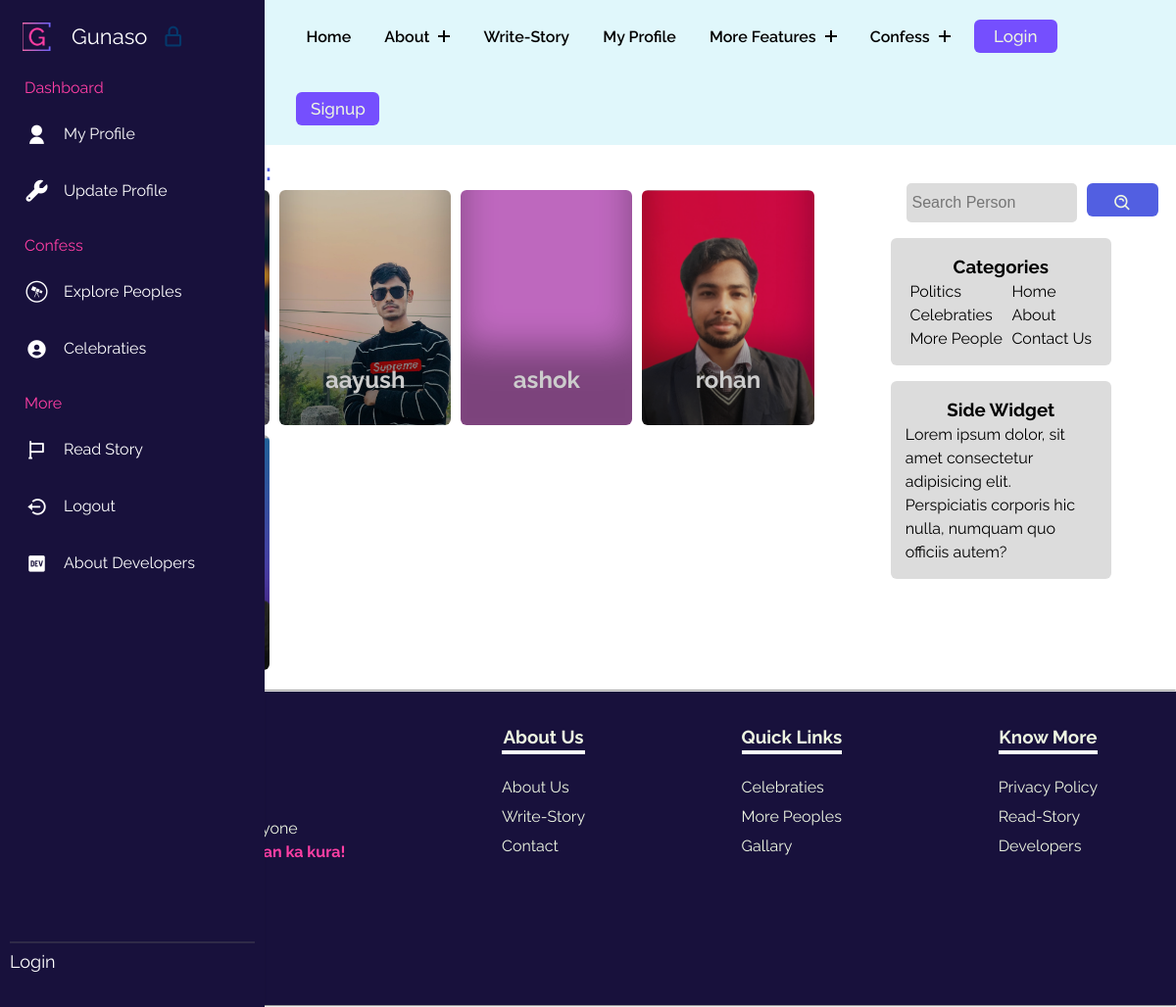
The page /searchperson/ on the database its author committed.
### gunasoApp/models.py (models this page shows, shortened)
class Profile(models.Model):
    user = models.OneToOneField(User, on_delete=models.CASCADE, related_name="Profile")
    image = models.ImageField(upload_to="gunasoApp/images/loggeduserImages", blank=True, default="upload-image")

### gunasoApp/views.py (the view)
# urls.py: path('searchperson/', views.searchperson, name="searchperson"),
def searchperson(request):
    query = request.GET.get('query', '')
    if len(query) > 100:
        allPerson = Profile.objects.none()
    else:
        try:
            user_id = int(query)
            person = Profile.objects.filter(user_id=user_id)
        except ValueError:
            person = Profile.objects.none()
        allPersonContent = Profile.objects.filter(user__username__icontains=query)
        allPerson = person.union(allPersonContent)
    params = {'allPerson': allPerson, 'query': query}
    return render(request, 'searchperson.html', params)

### templates/searchperson.html (shortened to what this page needs)
{% extends 'base.html' %}
{% load static %}
    {% block base_style%}
    {{ block.super }}
    <link rel="stylesheet" href="{% static 'styles/persons.css' %}">
    {% endblock base_style%}
    {% block content %}
    <div class="famoustopicsmain">
        <div class="containflex">
            <div class="leftside">
                <h2>Search <span class="blue">Results:</span></h2>
                <div class="gridcontain">
                    {% for person in allPerson %}
                    <a href="../user/{{person.user}}">
                        <div class="card" style="background-image: url(../media/{{person.image}});">
                            <h2>{{person.user}}</h2>
                        </div>
                    </a>
                    {% endfor %}
                </div>
            </div>
            <div class="rightside">
                <div class="searchdiv">
                    <form method="get" action="{% url 'searchperson' %}">
                        <input class="searchinp" type="search" placeholder="Search Person"
                            aria-label="Search" name="query" id="query">
                        <button class="copybtn" type="submit" style="margin: 0;">
                            <i class='bx bx-search-alt'></i>
                        </button>
                    </form>
                </div>
                <div class="catandside">
                    <div class="categoriesdiv">
                        <h3>Categories</h3>
                        <div class="uls">
                            <ul class="lineone">
                                <li><a href="#">Politics</a></li>
                                <li><a href="#">Celebraties</a></li>
                                <li><a href="#">More People</a></li>
                            </ul>
                            <ul class="lineone">
                                <li><a href="/">Home</a></li>
                                <li><a href="/about">About</a></li>
                                <li><a href="/">Contact Us</a></li>
                            </ul>
                        </div>
                    </div>
                    <div class="categoriesdiv">
                        <h3>Side Widget</h3>
                        <p>Lorem ipsum dolor, sit amet consectetur adipisicing elit. Perspiciatis corporis hic nulla,
                            numquam quo officiis autem?</p>
                    </div>
                </div>
            </div>
        </div>
    </div>
    {% endblock %}

### static/styles/base.css (style rules this page uses)
:root { --dark: #754ffe; --darkgreen: #379683; --bcolor: #5CDB95; --cooltexr: #4a4b65; --backupgreen: #8EE4AF; --para: #EDF5E1; --mainheading: #FFF; --hotish: #FF3FA4; --skyblue: #525FE1; --footer: #18113c; }
body { line-height: 1.5; font-family: "Raleway", sans-serif; font-weight: 400; }
* { margin: 0; padding: 0; box-sizing: border-box; }
ul { z-index: 11; list-style: none; margin: 0; padding: 0; }
button { cursor: pointer; background-color: #754ffe; font-family: inherit; display: inline-block; width: 5em; height: 2em; line-height: 1.9em; margin: 20px; position: relative; overflow: hidden; border: 2px solid var(--color); transition: color .5s; font-size: 17px; border-radius: 6px; font-weight: 500; color: var(--para); }
button:before { content: ""; position: absolute; z-index: -1; background: var(--skyblue); height: 150px; width: 200px; border-radius: 50%; }
button:before { top: 100%; left: 100%; transition: all .7s; }

### static/styles/persons.css (style rules this page uses)
* { margin: 0; padding: 0; box-sizing: border-box; }
:root { --dark: #05386B; --darkgreen: #379683; --bcolor: #5CDB95; --backupgreen: #8EE4AF; --para: #EDF5E1; --mainheading: #FFF; --hotish: #FF3FA4; --skyblue: #525FE1; --deepdark: #1010; }
.blue { color: var(--skyblue); }
.copybtn { cursor: pointer; background-color: var(--skyblue); font-family: inherit; display: inline-block; width: 5em; height: 2em; line-height: 1.9em; margin: 10px 0; position: relative; overflow: hidden; border: 2px solid var(--color); transition: color .5s; z-index: 1; font-size: 17px; border-radius: 6px; font-weight: 500; color: var(--para); }
.copybtn:before { content: ""; position: absolute; z-index: -1; background: var(--skyblue); height: 150px; width: 200px; border-radius: 50%; }
.copybtn:before { top: 100%; left: 100%; transition: all .7s; }
.famoustopicsmain { margin: 0 .5rem 0 5rem; }
.containflex { padding: 10px; display: flex; gap: 20px; }
.gridcontain { display: grid; gap: 10px; grid-template-columns: repeat(4, 1fr) }
.card { padding: 6px; height: 30vh; border-radius: 6px; box-shadow: rgba(0, 0, 0, 0.35) 0px -80px 36px -1px inset; background-color: violet; background-size: cover; background-position: center; background-repeat: no-repeat; filter: brightness(80%); }
a { text-decoration: none; }
.card h2 { text-align: center; position: relative; top: 170px; color: #ffffff; }
.leftside { padding: 0 10px 10px 10px; flex-basis: 70%; }
.rightside { padding-top: 13px; flex-basis: 30%; border-radius: 6px; }
.searchdiv { margin-top: 1rem; display: flex; align-items: center; margin-left: 4rem; }
.searchdiv form { display: flex; gap: 10px; }
.searchdiv i { line-height: 5vh; font-size: 20px; }
.searchinp { padding: 6px; width: 78%; background-color: gainsboro; height: 5vh; }
.searchinp { border: none; font-size: 16px; border-radius: 5px; }
.catandside { display: flex; flex-direction: column; align-items: center; }
.categoriesdiv { margin-top: 1rem; border-radius: 6px; padding: 15px; background-color: gainsboro; text-align: center; width: 70%; }
.categoriesdiv p { text-align: left; }
.uls { display: flex; justify-content: space-around; }
.uls ul { text-align: left; }
.uls ul li a { text-decoration: none; color: #000; cursor: pointer; }

### rows shown on the page
Profile: image (picture), user "aayush"
Profile: user "ashok"
Profile: image (picture), user "rohan"
